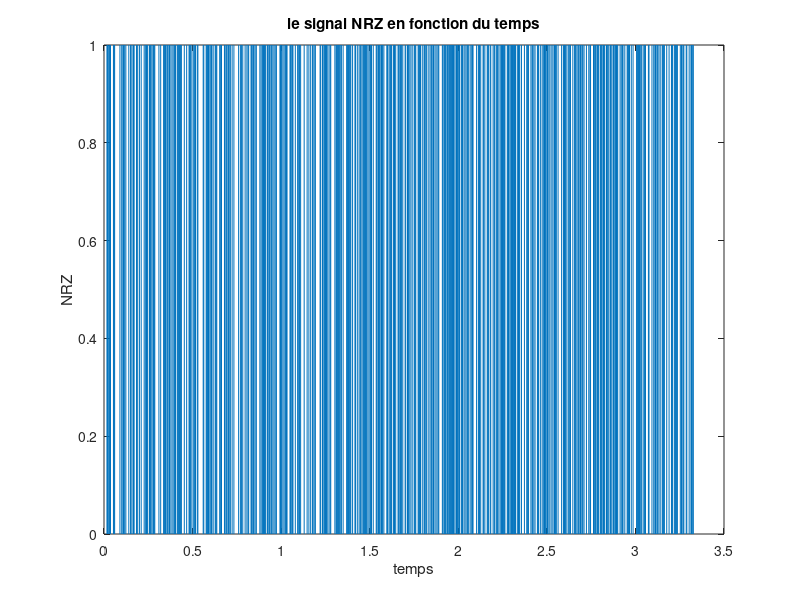
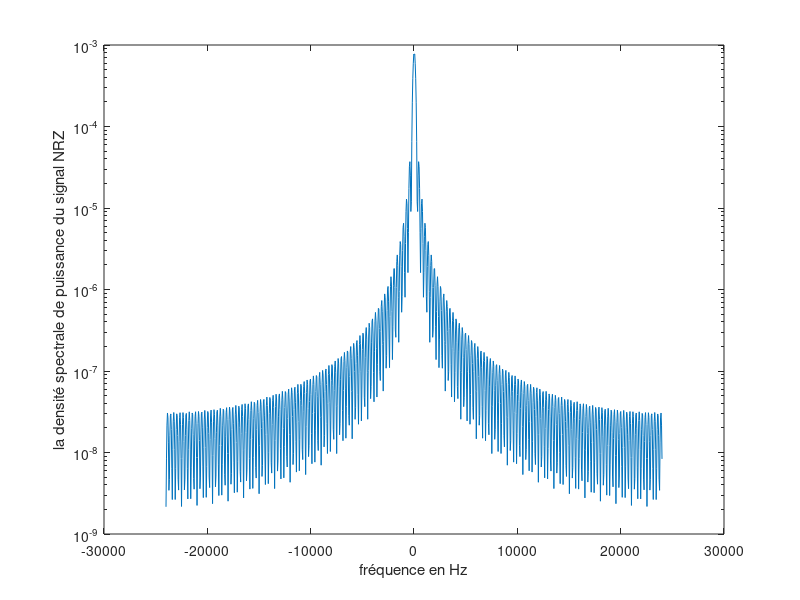
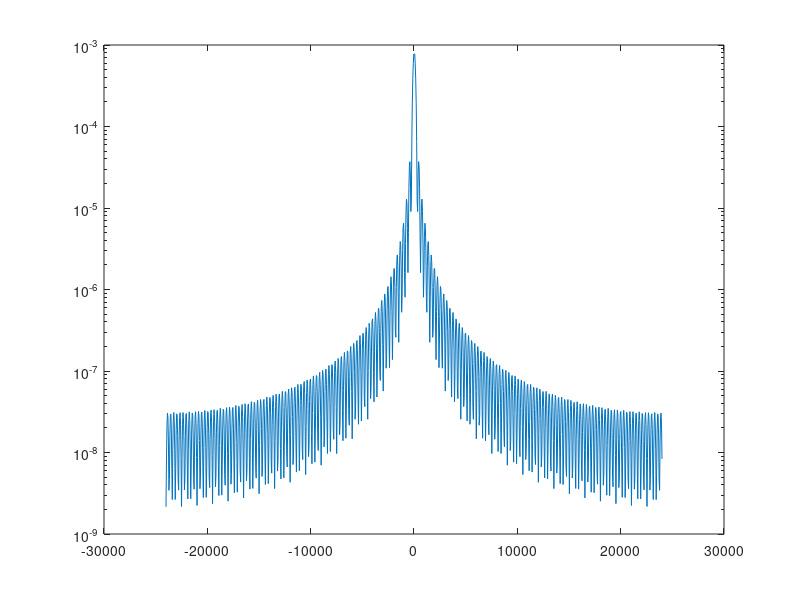

Source code (MATLAB) for these figures, in order: (Note: this script raises an error after producing the figures.)
clc;
clear all;
close all;

% Constantes
F0=6000;
F1=2000;

Fe=48000; % frequence d'echantionnage
Te=1/Fe;  % periode d'echantionnage
Rb=300;
Ts=1/Rb;
Ns=floor(Ts/Te); %nombre d'echantillon
phi0=rand*2*pi;  %variable aleatoire uniformement reparties sur [0.2pi]
phi1=rand*2*pi;%variable aleatoire uniformement reparties sur [0.2pi]



%generation de l'information binaire a transmettre 

nb_bits=1000;
bits=randi([0,1],1,nb_bits);  %dans le cas fichier load fichieri


%PARTIE 3  : Modem de fréquence
   %3.1:Génération du signal NRZ

       %Q1:Génération du signal NRZ
NRZ=kron(bits,ones(1,Ns)); %signal de type NRZ unipolaire formé à partir de la suite de bits à transmettre
      
       %Q2:tracage du signal NRZ

       
N=length(NRZ);
t=[0:Te:(N-1)*Te];
figure(1)
plot(t,NRZ);
xlabel('temps');
ylabel('NRZ');
title('le signal NRZ en fonction du temps')


       %Q3:la densité spectrale de puissance du signal NRZ
DSP=pwelch(NRZ,[],[],[],Fe,'twosided'); %estimation de la densité spectrale de puissance du signal NRZ
f=linspace(-Fe/2,Fe/2,length(DSP));
figure(2)
semilogy(f,fftshift(DSP)); %tracage de la densité spectrale de puissance du signal NRZ estime 
xlabel("fréquence en Hz");
ylabel("la densité spectrale de puissance du signal NRZ");

       %Q4:comparaison entre la densité spectrale de puissance estimée et théorique

figure(3)
semilogy(f,fftshift(DSP));  hold on;
Snrz=(Ts/4)*(sinc(Ts*f).^2)+(1/4)*dirac(f); %densité spectrale de puissance théorique
semilogy(f,Snrz);
legend('DSP','Snrz')
xlabel("fréquence en Hz");
ylabel("la densité spectrale de puissance du signal NRZ");



   %3.2:Génération du signal modulé en fréquence

       %Q1: génération du signal modulé en fréquence
x0=(1-NRZ).*cos(2*pi*F0*t+phi0);
x1=NRZ.*cos(2*pi*F1*t+phi1);
x=x0+x1;  %Le signal modulé en fréquence x(t)

       %Q2:Tracage du signal x(t) avec une échelle temporelle en secondes
figure(4)
plot(t,x); %tracage du signal modulé en fréquence 
xlabel("temps en s");
ylabel("Signal modulé en fréquence");
title("le signal x(t) avec une échelle temporelle en secondes ");

     %Q4:la densité spectrale de puissance du signal x(t)

figure(5)
DSPx=pwelch(x,[],[],[],Fe,'twosided');%estimation de la densité spectrale de puissance du signal modulé en fréquence
f=linspace(-Fe/2,Fe/2,length(DSPx));
semilogy(f,fftshift(abs(DSPx)));
xlabel("fréquence en Hz");
ylabel("la densité spectrale de puissance du signal x(t)");
title("densité spectrale de puissance du signal x(t) avec une échelle temporelle en s");

%partie 4:Canal de transmission à bruit additif, blanc et Gaussien


Px=mean(abs(x).^2); %puissance du signal module en frequence 
SNRdb=50;  %rapport signal sur bruit
Pb=Px/(10^(SNRdb/10)); % la puissance du bruit ajouté
sigma=sqrt(Pb);
bruit=sigma*randn(1,N);  % N=length(NRZ)
figure(6)
signal_final=x+bruit;
plot(t,signal_final); %tracage du signal final
xlabel("temps en s");
ylabel("le signal bruité");
title("le signal bruité en fonction du temps");

% %partie 5:Démodulation par filtrage

     %5.1:Synthèse du filtre passe-bas
fc=(F0+F1)/2; %frequence de coupure 
Ordre=61;   
hPb=2*(fc/Fe)*sinc(2*(fc/Fe)*[-(Ordre-1)/2:(Ordre-1)/2]);
figure(7)
plot(hPb);
xlabel('temps');
ylabel('hPb');
title("la réponse en fréquence du filtre passe-bas")

     %5.2:Synthèse du filtre passe-haut 
fc2=fc; %frequence de coupure 
hPb0=2*(fc/Fe)*sinc(2*(fc2/Fe)*[-(Ordre-1)/2:(Ordre-1)/2]);
hPh=-hPb0;
hPh((Ordre-1)/2+1)=1-2*fc2/Fe;
figure(8)
plot(hPh);
xlabel('temps');
ylabel('hPh');
title("la réponse en fréquence du filtre passe-haut")
   %%5,2
DSPx=pwelch(hPb,[],[],[],Fe,'twosided');
f=linspace(-Fe/2,Fe/2,length(hPb));
figure(9)
semilogy(f,fftshift((hPb.^2)/Ordre));
xlabel('frequence');
ylabel('Dsp');

  
    %5.3 Filtrage 
        %filtrage passe bas 
signal_filtre=filter(hPb,1,signal_final);
figure(10)
hold on
subplot(3,1,1);
plot(t,signal_filtre);
xlabel("temps en s");
ylabel("le signal filtré avec passe bas");
%%%%%%%%%%%%%%%%%%%%%%%%%%%%%%%%%%%%%%%%%%%%%%%%%%%%%%%
subplot(3,1,2);
plot(t,signal_final); %tracage du signal final
xlabel("temps en s");
ylabel("le signal bruité");

%%%%%%%%%%%%%%%%%%%%%%%%%%%%%%%%%%%%%%%%%%%%%%%%%%%%%%% 
        %filtrage passe haut 
y1=filter(hPh,1,signal_final);
subplot(3,1,3);
plot(t,y1);
xlabel("temps en s");
ylabel("le signal filtré avec passe haut");
hold off


    %5.5:detection d'energie
L=length(signal_filtre)/Ns;
S= reshape(signal_filtre,Ns,L);
energie1=sum(abs(S.^2));
k=(max(energie1)-min(energie1))/2;


energie=sum(abs(S.^2))>k;
nbr_bits_err=zeros(1,L);
nbr_bits_err(find(energie))=1;


   

 %calcul taux d'erreur

erreurs= length(find(nbr_bits_err~=bits)); 
Teb = erreurs/L %taux d'erreur binaire obtenu  

